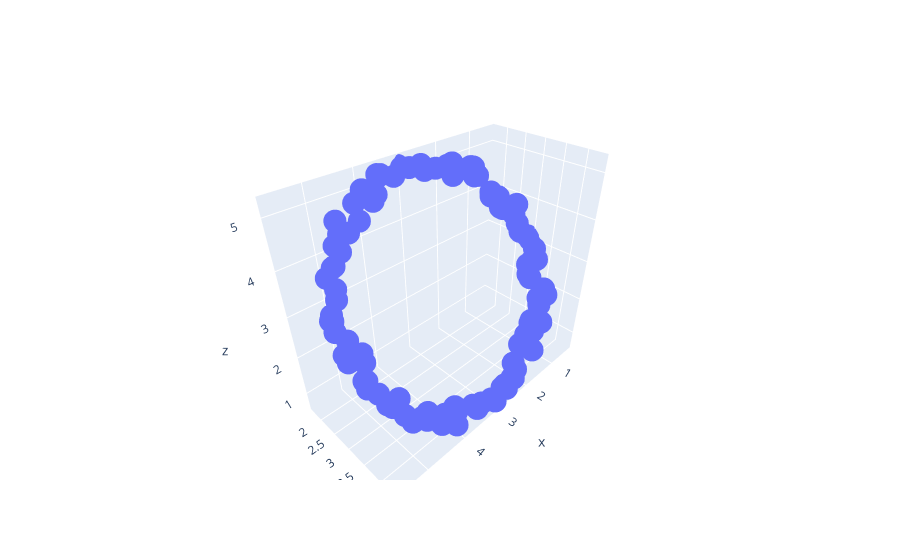

Notebook cell for this chart:
### Code cell
fig = go.Figure(data=[go.Scatter3d(x=P1.T[0], y=P1.T[1], z=P1.T[2],
                                  mode='markers')])
fig.show()
